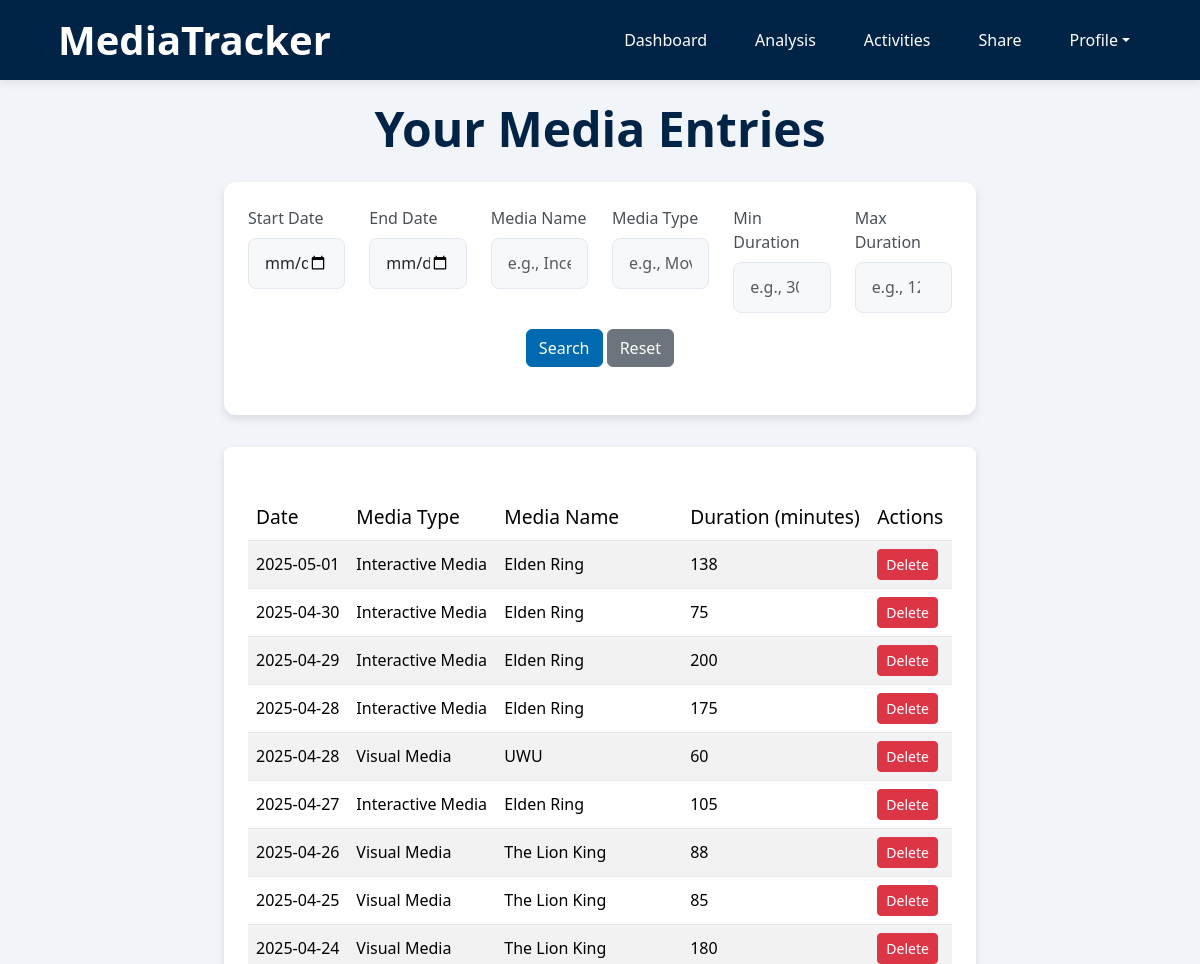
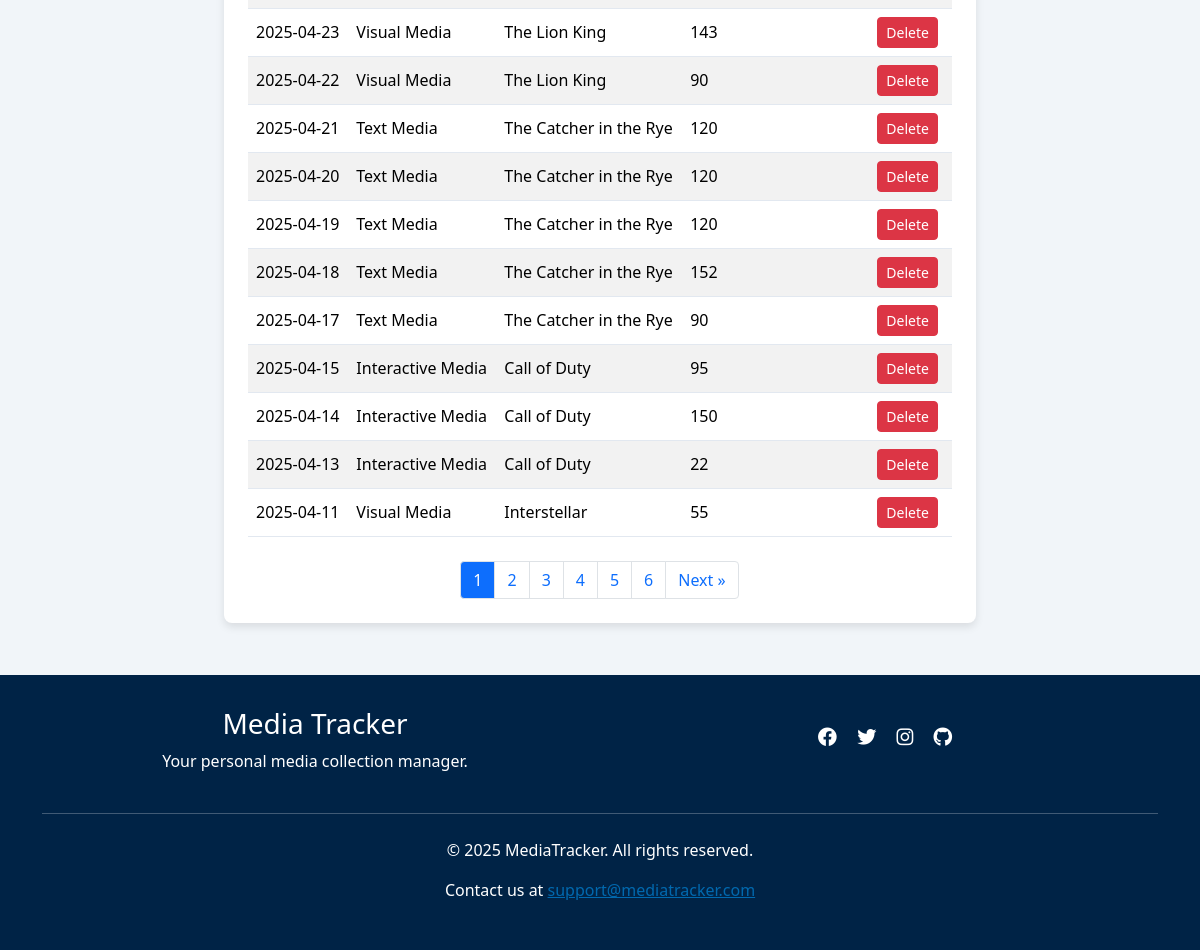
/viewdata (signed in), run on the app's committed database (2 pictures, top to bottom).
### app/models.py (models this page shows)
class Entries(db.Model):
    __tablename__ = 'Entries'
    id = db.Column(db.Integer, primary_key=True)
    activity_id = db.Column(db.Integer, db.ForeignKey('Activities.id'), nullable=True)
    date = db.Column(db.Date, nullable=False)
    duration = db.Column(db.Integer, nullable=False)
    comment = db.Column(db.Text, nullable=True)

class Activities(db.Model):
    __tablename__ = 'Activities'
    id = db.Column(db.Integer, primary_key=True)
    username = db.Column(db.String(80), db.ForeignKey('Users.username'), nullable=False)
    media_type = db.Column(db.String(50), nullable=False)
    media_subtype = db.Column(db.String(50), nullable=True)
    media_name = db.Column(db.String(120), nullable=False)
    status = db.Column(db.String(20), nullable=False, default='ongoing')
    start_date = db.Column(db.Date, nullable=True)
    end_date = db.Column(db.Date, nullable=True)
    rating = db.Column(db.Float, nullable=True)
    comment = db.Column(db.Text, nullable=True)
    media_entries = db.relationship('Entries', backref='activity')

### app/routes.py (the view)
@app.route('/viewdata', methods=['GET'])
def viewdata():
    if 'username' not in session:
        flash('Please log in to view your data.', 'danger')
        return redirect(url_for('login'))
    username = session['username']
    all_entries = handle_viewdata(username, request)
    PER_PAGE    = 20
    page        = request.args.get('page', 1, type=int)
    total       = len(all_entries)
    total_pages = (total + PER_PAGE - 1) // PER_PAGE
    start_idx   = (page - 1) * PER_PAGE
    entries = all_entries[start_idx : start_idx + PER_PAGE]
    args = request.args.to_dict()
    args.pop('page', None)
    return render_template(
        'viewdata.html',
        entries=entries,
        page=page,
        total_pages=total_pages,
        request_args=args
    )

### app/helpers/viewdata_handler.py (called while the page is built)
def handle_viewdata(username, request):
    filters = {
        'start_date': request.args.get('start_date'),
        'end_date': request.args.get('end_date'),
        'media_name': request.args.get('media_name'),
        'media_type': request.args.get('media_type'),
        'min_duration': request.args.get('min_duration'),
        'max_duration': request.args.get('max_duration')
    }
    entries = get_filtered_entries(username, filters)
    return entries

### app/templates/viewdata.html (shortened to what this page needs)
{% extends "base.html" %}
{% block content %}
<div class="page-container">
    <h2 class="text-center page-title">Your Media Entries</h2>
    <section class="section wow fadeIn" data-wow-duration="0.2s" data-wow-delay="0.05s">
        <form action="{{ url_for('viewdata') }}" method="GET" class="mb-4">
            <div class="row">
                <div class="col-md-2">
                    <label for="start_date" class="form-label">Start Date</label>
                    <input type="date" id="start_date" name="start_date" class="form-control" value="{{ request.args.get('start_date', '') }}">
                </div>
                <div class="col-md-2">
                    <label for="end_date" class="form-label">End Date</label>
                    <input type="date" id="end_date" name="end_date" class="form-control" value="{{ request.args.get('end_date', '') }}">
                </div>
                <div class="col-md-2">
                    <label for="media_name" class="form-label">Media Name</label>
                    <input type="text" id="media_name" name="media_name" class="form-control" placeholder="e.g., Inception" value="{{ request.args.get('media_name', '') }}">
                </div>
                <div class="col-md-2">
                    <label for="media_type" class="form-label">Media Type</label>
                    <input type="text" id="media_type" name="media_type" class="form-control" placeholder="e.g., Movie" value="{{ request.args.get('media_type', '') }}">
                </div>
                <div class="col-md-2">
                    <label for="min_duration" class="form-label">Min Duration</label>
                    <input type="number" id="min_duration" name="min_duration" class="form-control" placeholder="e.g., 30" value="{{ request.args.get('min_duration', '') }}">
                </div>
                <div class="col-md-2">
                    <label for="max_duration" class="form-label">Max Duration</label>
                    <input type="number" id="max_duration" name="max_duration" class="form-control" placeholder="e.g., 120" value="{{ request.args.get('max_duration', '') }}">
                </div>
            </div>
            <div class="row mt-3">
                <div class="col-md-12 text-center">
                    <button type="submit" class="btn btn-primary">Search</button>
                    <a href="{{ url_for('viewdata') }}" class="btn btn-secondary">Reset</a>
                </div>
            </div>
        </form>
    </section>
    <section class="table-section wow fadeIn" data-wow-duration="0.2s" data-wow-delay="0.1">
        <table class="table table-striped mt-4">
            <thead>
                <tr>
                    <th class="wow fadeInUp" data-wow-duration="0.2s" data-wow-delay="0.05s">Date</th>
                    <th class="wow fadeInUp" data-wow-duration="0.2s" data-wow-delay="0.1s">Media Type</th>
                    <th class="wow fadeInUp" data-wow-duration="0.2s" data-wow-delay="0.15s">Media Name</th>
                    <th class="wow fadeInUp" data-wow-duration="0.2s" data-wow-delay="0.2s">Duration (minutes)</th>
                    <th class="wow fadeInUp" data-wow-duration="0.2s" data-wow-delay="0.25s">Actions</th>
                </tr>
            </thead>
            <tbody>
                {% for entry in entries %}
                <tr>
                    <td class="wow fadeInUp" data-wow-duration="0.2s" data-wow-delay="0.05s">{{ entry.date }}</td>
                    <td class="wow fadeInUp" data-wow-duration="0.2s" data-wow-delay="0.1s">{{ entry.activity.media_type }}</td>
                    <td class="wow fadeInUp" data-wow-duration="0.2s" data-wow-delay="0.15s">{{ entry.activity.media_name }}</td>
                    <td class="wow fadeInUp" data-wow-duration="0.2s" data-wow-delay="0.2s">{{ entry.duration }}</td>
                    <td class="wow fadeInUp" data-wow-duration="0.2s" data-wow-delay="0.25s">
                        <a href="{{ url_for('delete_entry', entry_id=entry.id) }}" class="btn btn-danger btn-sm" onclick="return confirm('Are you sure you want to delete this entry?');">Delete</a>
                    </td>
                </tr>
                {% endfor %}
            </tbody>
        </table>
        {% if total_pages > 1 %}
            <nav aria-label="Pagination">
            <ul class="pagination justify-content-center mt-4">
                {% for p in range(1, total_pages+1) %}
                <li class="page-item {% if p==page %}active{% endif %}">
                    <a class="page-link"
                    href="{{ url_for(request.endpoint, page=p, **request_args) }}">
                    {{ p }}
                    </a>
                </li>
                {% endfor %}
                {% if page < total_pages %}
                <li class="page-item">
                    <a class="page-link"
                    href="{{ url_for(request.endpoint, page=page+1, **request_args) }}">
                    Next &raquo;
                    </a>
                </li>
                {% endif %}
            </ul>
            </nav>
            {% endif %}
    </section>
</div>
{% endblock %}

### app/templates/base.html (shortened to what this page needs)
<!DOCTYPE html>
<html lang="en">
<head>
    <link rel="stylesheet" href="https://cdn.jsdelivr.net/npm/bootstrap@5.3.3/dist/css/bootstrap.min.css">
    <link rel="stylesheet" href="https://cdnjs.cloudflare.com/ajax/libs/font-awesome/6.4.0/css/all.min.css">
    <link rel="stylesheet" href="{{ url_for('static', filename='styles.css') }}">
    <link rel="stylesheet" href="{{ url_for('static', filename='css/animate.css') }}">
</head>
<body>
    <header role="banner">
        <div class="container">
            <div class="header-container">
                <h1>MediaTracker</h1>
                <nav role="navigation" aria-label="Main navigation">
                    <ul>
                        {% if session.get('username') %}
                            <li><a href="/dashboard">Dashboard</a></li>
                            <li><a href="/analysis">Analysis</a></li>
                            <li><a href="/activities">Activities</a></li>
                            <li><a href="/sharedata">Share</a></li>
                            <li class="dropdown">
                                <a href="#" class="dropdown-toggle" data-bs-toggle="dropdown" aria-expanded="false">Profile</a>
                            </li>
                        {% else %}
                            <li><a href="/">Home</a></li>
                            <li><a href="#" data-bs-toggle="modal" data-bs-target="#loginModal">Login</a></li>
                        {% endif %}
                    </ul>
                </nav>
            </div>
        </div>
    </header>
    <main role = "main">
         <div class="content-container">
             {% block content %}{% endblock %}
         </div>
    </main>
    <footer role =  "contentinfo">
        <div class="footer-container">
            <div class="container">
                <div class="row">
                    <div class="col-md-6">
                        <h3>Media Tracker</h3>
                        <p>Your personal media collection manager.</p>
                    </div>
                    <div class="col-md-6">
                        <div class="social-icons">
                            <a href="#"><i class="fab fa-facebook"></i></a>
                            <a href="#"><i class="fab fa-twitter"></i></a>
                            <a href="#"><i class="fab fa-instagram"></i></a>
                            <a href="https://github.com/LeweiXu/CITS3403-Project"><i class="fab fa-github"></i></a>
                        </div>
                    </div>
                </div>
                <hr class="my-4">
                <p>&copy; 2025 MediaTracker. All rights reserved.</p>
                <p>Contact us at <a href="mailto:support@mediatracker.com">support@mediatracker.com</a></p>
            </div>
        </div>
    </footer>
</body>
</html>

### app/static/styles.css (style rules this page uses)
:root { --primary-color: #0069af; --secondary-color: #002346; --background-color:#f1f5f9; --light-border: #e2e8f0; }
body { font-family: 'Segoe UI', Tahoma, Geneva, Verdana, sans-serif; background-color: var(--background-color); }
header { background-color: var(--secondary-color); padding: 1rem 0; box-shadow: 0 2px 10px rgba(0,0,0,0.1); }
.header-container { display: flex; justify-content: space-between; align-items: center; padding: 0 1rem; }
header h1 { color: white; margin: 0; font-weight: 700; }
h1 { margin-top: 1.5rem; margin-bottom: 1.5rem; }
nav ul { display: flex; list-style: none; margin: 0; padding: 0; }
nav ul li { margin-left: 1.5rem; }
nav ul li a { color: white; text-decoration: none; font-weight: 500; transition: color 0.3s; padding: 0.5rem 0.75rem; border-radius: 4px; }
html, body { height: 100%; margin: 0; padding: 0; }
body { display: flex; flex-direction: column; }
main { flex: 1; }
.footer-container { background-color: var(--secondary-color); color: white; padding: 2rem 0; text-align: center; }
footer a { color: var(--primary-color); }
table { width: 100%; border-collapse: collapse; }
th { background-color: #f8fafc; padding: 0.75rem 1rem; text-align: left; font-weight: 500; color: #495057; border-bottom: 1px solid var(--light-border); font-size: 1.2rem; }
td { padding: 0.75rem; border-bottom: 1px solid var(--light-border); vertical-align: middle; }
thead { padding: 0.75rem 1rem; }
.social-icons { margin-top: 1rem; }
.social-icons a { color: white; margin: 0 0.5rem; font-size: 1.2rem; }
.btn-primary { background-color: var(--primary-color); border-color: var(--primary-color); }
.section { background: white; border-radius: 0.75rem; box-shadow: 0 4px 8px rgba(0,0,0,0.1); padding: 1.5rem; margin-bottom: 2rem; }
.page-title { font-size: 3rem; font-weight: bold; margin-bottom: 1.5rem; color: var(--secondary-color); }
.page-container { margin: 0 auto; width: 66%; padding: 20px; }
.pagination .page-item { margin: 0; }
.pagination .page-link { border-radius: 0; margin-left: -1px; border: 1px solid #dee2e6; }
.pagination .page-item:first-child .page-link { border-top-left-radius: 0.25rem; border-bottom-left-radius: 0.25rem; }
.pagination .page-item:last-child .page-link { border-top-right-radius: 0.25rem; border-bottom-right-radius: 0.25rem; }
.table-section { background-color: white; border-radius: 8px; box-shadow: 0 4px 8px rgba(0, 0, 0, 0.1); padding: 1.5rem; margin-bottom: 2rem; overflow-x: auto; }
.form-control { padding: 0.8rem 1rem; border-radius: 8px; border: 1px solid var(--light-border); transition: all 0.3s ease; font-size: 1rem; background-color: #f2f4f59c; }
.form-label { font-weight: 500; margin-bottom: 0.5rem; color: #495057; }
.wow { visibility: hidden; }
.wow.animated { visibility: visible; }

### data on the page
Entries: date "2025-05-01", activity.media_type "Interactive Media", activity.media_name "Elden Ring", duration "138"
Entries: date "2025-04-30", activity.media_type "Interactive Media", activity.media_name "Elden Ring", duration "75"
Entries: date "2025-04-29", activity.media_type "Interactive Media", activity.media_name "Elden Ring", duration "200"
Entries: date "2025-04-28", activity.media_type "Interactive Media", activity.media_name "Elden Ring", duration "175"
Entries: date "2025-04-28", activity.media_type "Visual Media", activity.media_name "UWU", duration "60"
Entries: date "2025-04-27", activity.media_type "Interactive Media", activity.media_name "Elden Ring", duration "105"
Entries: date "2025-04-26", activity.media_type "Visual Media", activity.media_name "The Lion King", duration "88"
Entries: date "2025-04-25", activity.media_type "Visual Media", activity.media_name "The Lion King", duration "85"
Entries: date "2025-04-24", activity.media_type "Visual Media", activity.media_name "The Lion King", duration "180"
Entries: date "2025-04-23", activity.media_type "Visual Media", activity.media_name "The Lion King", duration "143"
Entries: date "2025-04-22", activity.media_type "Visual Media", activity.media_name "The Lion King", duration "90"
Entries: date "2025-04-21", activity.media_type "Text Media", activity.media_name "The Catcher in the Rye", duration "120"
Entries: date "2025-04-20", activity.media_type "Text Media", activity.media_name "The Catcher in the Rye", duration "120"
Entries: date "2025-04-19", activity.media_type "Text Media", activity.media_name "The Catcher in the Rye", duration "120"
Entries: date "2025-04-18", activity.media_type "Text Media", activity.media_name "The Catcher in the Rye", duration "152"
Entries: date "2025-04-17", activity.media_type "Text Media", activity.media_name "The Catcher in the Rye", duration "90"
Entries: date "2025-04-15", activity.media_type "Interactive Media", activity.media_name "Call of Duty", duration "95"
Entries: date "2025-04-14", activity.media_type "Interactive Media", activity.media_name "Call of Duty", duration "150"
Entries: date "2025-04-13", activity.media_type "Interactive Media", activity.media_name "Call of Duty", duration "22"
Entries: date "2025-04-11", activity.media_type "Visual Media", activity.media_name "Interstellar", duration "55"

### other printed values
{{ p }} "1" "2" "3" "4" "5" "6"
